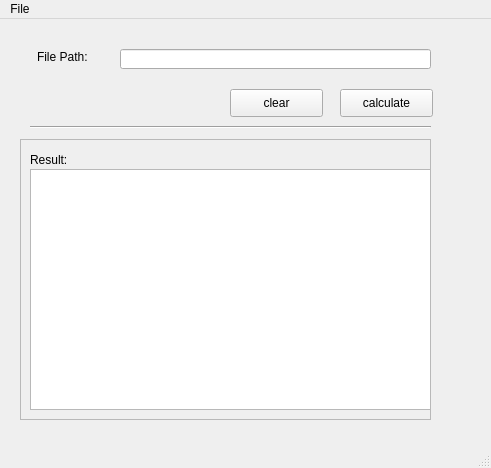
<?xml version="1.0" encoding="UTF-8"?>
<ui version="4.0">
 <class>RmseWindow</class>
 <widget class="QMainWindow" name="RmseWindow">
  <property name="geometry">
   <rect>
    <x>0</x>
    <y>0</y>
    <width>491</width>
    <height>468</height>
   </rect>
  </property>
  <property name="windowTitle">
   <string>MainWindow</string>
  </property>
  <widget class="QWidget" name="centralwidget">
   <widget class="QLabel" name="label_fp">
    <property name="geometry">
     <rect>
      <x>37</x>
      <y>30</y>
      <width>81</width>
      <height>15</height>
     </rect>
    </property>
    <property name="text">
     <string>File Path:</string>
    </property>
   </widget>
   <widget class="QLineEdit" name="lineEdit">
    <property name="geometry">
     <rect>
      <x>120</x>
      <y>30</y>
      <width>311</width>
      <height>20</height>
     </rect>
    </property>
   </widget>
   <widget class="Line" name="line_h1_2">
    <property name="geometry">
     <rect>
      <x>30</x>
      <y>100</y>
      <width>401</width>
      <height>16</height>
     </rect>
    </property>
    <property name="orientation">
     <enum>Qt::Horizontal</enum>
    </property>
   </widget>
   <widget class="QFrame" name="frame_tr">
    <property name="geometry">
     <rect>
      <x>20</x>
      <y>120</y>
      <width>411</width>
      <height>281</height>
     </rect>
    </property>
    <property name="frameShape">
     <enum>QFrame::StyledPanel</enum>
    </property>
    <property name="frameShadow">
     <enum>QFrame::Raised</enum>
    </property>
    <widget class="QLabel" name="label_tr">
     <property name="geometry">
      <rect>
       <x>10</x>
       <y>10</y>
       <width>131</width>
       <height>21</height>
      </rect>
     </property>
     <property name="text">
      <string>Result: </string>
     </property>
    </widget>
    <widget class="QTextEdit" name="textEdit_result">
     <property name="geometry">
      <rect>
       <x>10</x>
       <y>30</y>
       <width>401</width>
       <height>241</height>
      </rect>
     </property>
    </widget>
    <widget class="QPushButton" name="pbt_clear">
     <property name="geometry">
      <rect>
       <x>220</x>
       <y>390</y>
       <width>93</width>
       <height>28</height>
      </rect>
     </property>
     <property name="text">
      <string>clear</string>
     </property>
    </widget>
   </widget>
   <widget class="QPushButton" name="pbt_rmse">
    <property name="geometry">
     <rect>
      <x>340</x>
      <y>70</y>
      <width>93</width>
      <height>28</height>
     </rect>
    </property>
    <property name="text">
     <string>calculate</string>
    </property>
   </widget>
   <widget class="QPushButton" name="pbt_clear_2">
    <property name="geometry">
     <rect>
      <x>230</x>
      <y>70</y>
      <width>93</width>
      <height>28</height>
     </rect>
    </property>
    <property name="text">
     <string>clear</string>
    </property>
   </widget>
  </widget>
  <widget class="QStatusBar" name="statusbar"/>
  <widget class="QMenuBar" name="menuBar">
   <property name="geometry">
    <rect>
     <x>0</x>
     <y>0</y>
     <width>491</width>
     <height>26</height>
    </rect>
   </property>
   <widget class="QMenu" name="menuFile">
    <property name="title">
     <string>File</string>
    </property>
    <addaction name="actionopen"/>
    <addaction name="separator"/>
    <addaction name="actionexit"/>
   </widget>
   <addaction name="menuFile"/>
  </widget>
  <action name="actionopen">
   <property name="text">
    <string>open</string>
   </property>
  </action>
  <action name="actionexit">
   <property name="text">
    <string>exit</string>
   </property>
  </action>
 </widget>
 <resources/>
 <connections/>
</ui>
